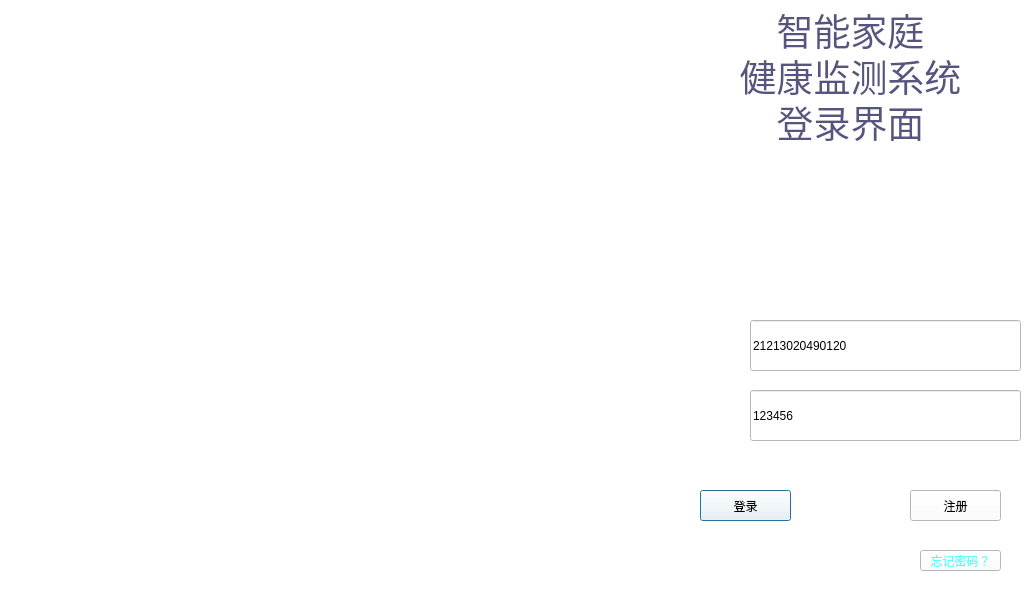
<?xml version="1.0" encoding="UTF-8"?>
<ui version="4.0">
 <class>log_in</class>
 <widget class="QDialog" name="log_in">
  <property name="geometry">
   <rect>
    <x>0</x>
    <y>0</y>
    <width>1024</width>
    <height>600</height>
   </rect>
  </property>
  <property name="minimumSize">
   <size>
    <width>1024</width>
    <height>600</height>
   </size>
  </property>
  <property name="maximumSize">
   <size>
    <width>1024</width>
    <height>600</height>
   </size>
  </property>
  <property name="mouseTracking">
   <bool>false</bool>
  </property>
  <property name="windowTitle">
   <string>Dialog</string>
  </property>
  <property name="styleSheet">
   <string notr="true">background-color: rgb(255, 255, 255);



</string>
  </property>
  <widget class="QtMaterialRaisedButton" name="pushButton_login">
   <property name="geometry">
    <rect>
     <x>700</x>
     <y>490</y>
     <width>91</width>
     <height>31</height>
    </rect>
   </property>
   <property name="text">
    <string>登录</string>
   </property>
   <property name="iconSize">
    <size>
     <width>20</width>
     <height>20</height>
    </size>
   </property>
  </widget>
  <widget class="QtMaterialRaisedButton" name="pushButton_signin">
   <property name="geometry">
    <rect>
     <x>910</x>
     <y>490</y>
     <width>91</width>
     <height>31</height>
    </rect>
   </property>
   <property name="text">
    <string>注册</string>
   </property>
   <property name="iconSize">
    <size>
     <width>20</width>
     <height>20</height>
    </size>
   </property>
  </widget>
  <widget class="QtMaterialFlatButton" name="pushButton_password">
   <property name="geometry">
    <rect>
     <x>920</x>
     <y>550</y>
     <width>81</width>
     <height>21</height>
    </rect>
   </property>
   <property name="minimumSize">
    <size>
     <width>0</width>
     <height>4</height>
    </size>
   </property>
   <property name="styleSheet">
    <string notr="true">color: rgb(85, 255, 255);</string>
   </property>
   <property name="text">
    <string>忘记密码？</string>
   </property>
  </widget>
  <widget class="QWidget" name="layoutWidget">
   <property name="geometry">
    <rect>
     <x>690</x>
     <y>10</y>
     <width>321</width>
     <height>131</height>
    </rect>
   </property>
   <layout class="QVBoxLayout" name="verticalLayout_2">
    <item>
     <widget class="QLabel" name="label_title">
      <property name="font">
       <font>
        <family>华文行楷</family>
        <pointsize>28</pointsize>
        <italic>false</italic>
        <bold>false</bold>
       </font>
      </property>
      <property name="layoutDirection">
       <enum>Qt::LeftToRight</enum>
      </property>
      <property name="styleSheet">
       <string notr="true">color: rgb(85, 85, 127);</string>
      </property>
      <property name="text">
       <string>智能家庭</string>
      </property>
      <property name="alignment">
       <set>Qt::AlignCenter</set>
      </property>
     </widget>
    </item>
    <item>
     <widget class="QLabel" name="label_title2">
      <property name="font">
       <font>
        <family>华文行楷</family>
        <pointsize>28</pointsize>
       </font>
      </property>
      <property name="styleSheet">
       <string notr="true">color: rgb(85, 85, 127);</string>
      </property>
      <property name="text">
       <string>健康监测系统</string>
      </property>
      <property name="alignment">
       <set>Qt::AlignCenter</set>
      </property>
     </widget>
    </item>
    <item>
     <widget class="QLabel" name="label_title3">
      <property name="font">
       <font>
        <family>华文行楷</family>
        <pointsize>28</pointsize>
       </font>
      </property>
      <property name="styleSheet">
       <string notr="true">color: rgb(85, 85, 127);</string>
      </property>
      <property name="text">
       <string>登录界面</string>
      </property>
      <property name="alignment">
       <set>Qt::AlignCenter</set>
      </property>
     </widget>
    </item>
   </layout>
  </widget>
  <widget class="QLabel" name="label">
   <property name="geometry">
    <rect>
     <x>670</x>
     <y>310</y>
     <width>79</width>
     <height>67</height>
    </rect>
   </property>
   <property name="text">
    <string/>
   </property>
   <property name="pixmap">
    <pixmap resource="image.qrc">:/icons/login/login_user.png</pixmap>
   </property>
   <property name="scaledContents">
    <bool>true</bool>
   </property>
  </widget>
  <widget class="QLabel" name="label_2">
   <property name="geometry">
    <rect>
     <x>670</x>
     <y>380</y>
     <width>79</width>
     <height>67</height>
    </rect>
   </property>
   <property name="text">
    <string/>
   </property>
   <property name="pixmap">
    <pixmap resource="image.qrc">:/icons/login/login_password.png</pixmap>
   </property>
   <property name="scaledContents">
    <bool>true</bool>
   </property>
  </widget>
  <widget class="QtMaterialTextField" name="lineEdit_password">
   <property name="geometry">
    <rect>
     <x>750</x>
     <y>390</y>
     <width>271</width>
     <height>51</height>
    </rect>
   </property>
   <property name="text">
    <string>123456</string>
   </property>
  </widget>
  <widget class="QtMaterialTextField" name="lineEdit_user">
   <property name="geometry">
    <rect>
     <x>750</x>
     <y>320</y>
     <width>271</width>
     <height>51</height>
    </rect>
   </property>
   <property name="text">
    <string>21213020490120</string>
   </property>
  </widget>
  <widget class="QLabel" name="label_log_in">
   <property name="geometry">
    <rect>
     <x>0</x>
     <y>0</y>
     <width>681</width>
     <height>601</height>
    </rect>
   </property>
   <property name="text">
    <string/>
   </property>
   <property name="pixmap">
    <pixmap resource="image.qrc">:/icons/login/login.png</pixmap>
   </property>
   <property name="scaledContents">
    <bool>true</bool>
   </property>
  </widget>
 </widget>
 <customwidgets>
  <customwidget>
   <class>QtMaterialRaisedButton</class>
   <extends>QPushButton</extends>
   <header>qtmaterialraisedbutton.h</header>
  </customwidget>
  <customwidget>
   <class>QtMaterialTextField</class>
   <extends>QLineEdit</extends>
   <header>qtmaterialtextfield.h</header>
  </customwidget>
  <customwidget>
   <class>QtMaterialFlatButton</class>
   <extends>QPushButton</extends>
   <header>qtmaterialflatbutton.h</header>
  </customwidget>
 </customwidgets>
 <resources>
  <include location="image.qrc"/>
 </resources>
 <connections/>
</ui>
